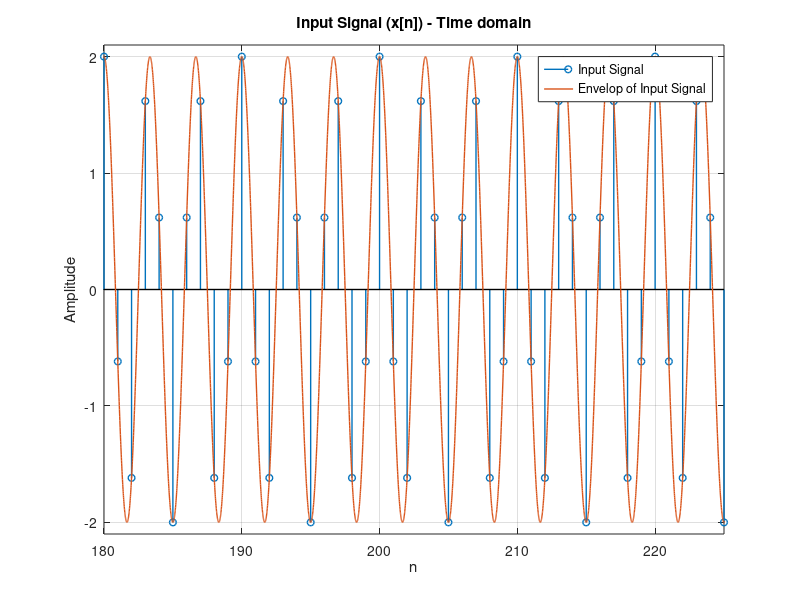
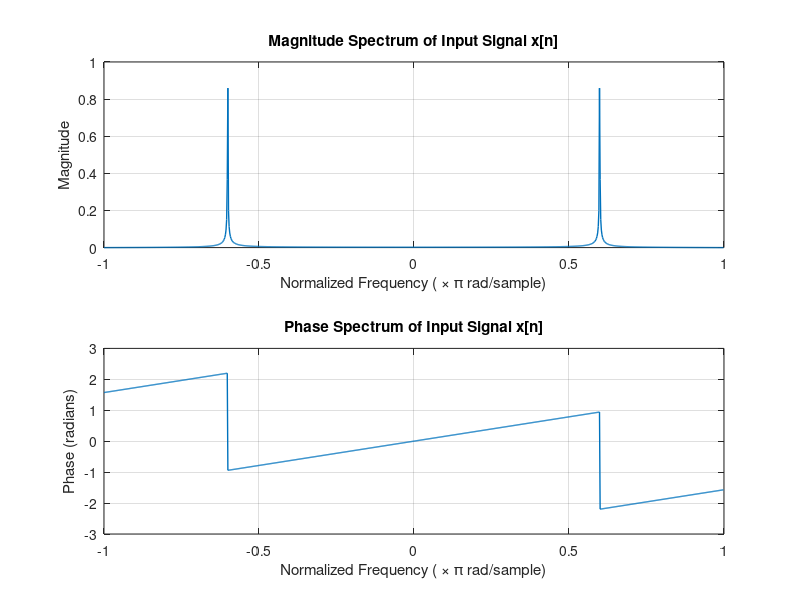
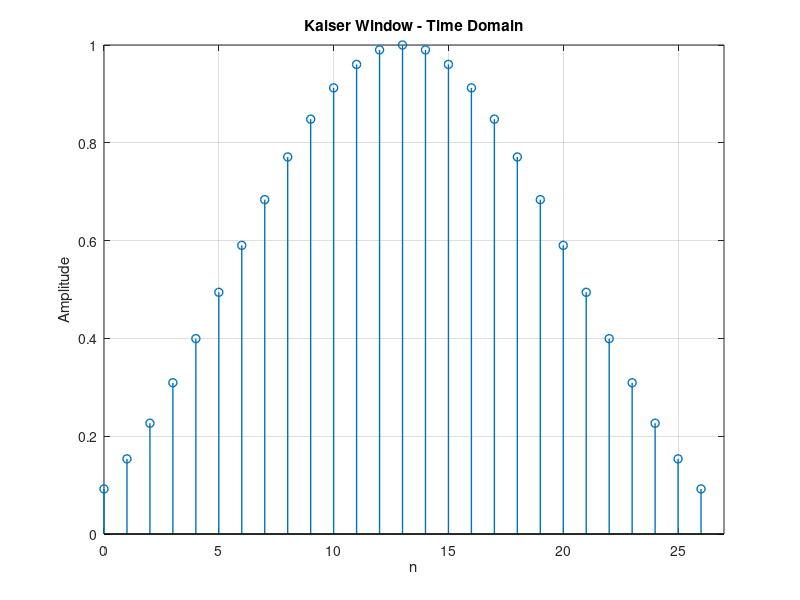
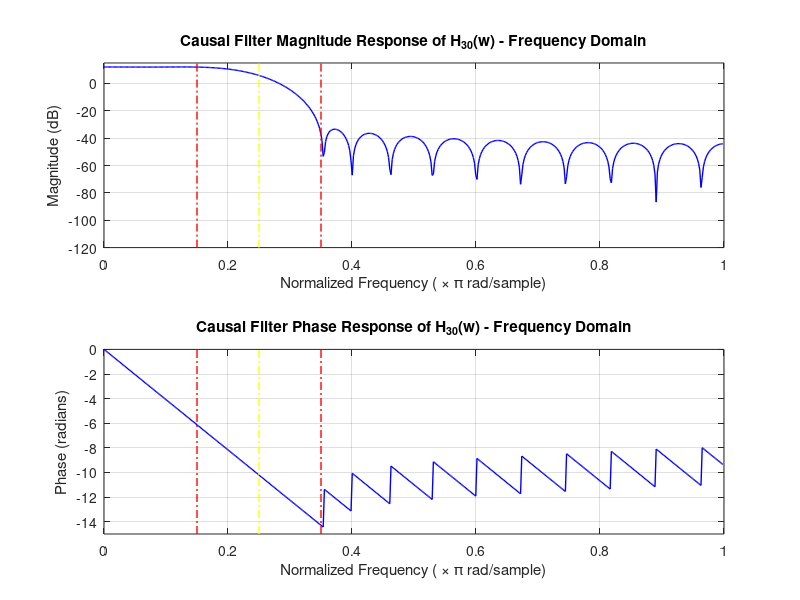

Write MATLAB code to recreate these figures, in order. (Note: this script raises an error after producing the figures.)
%% EN 4420 Advance Signal Processing - M-Fold Interpolator 2021
% Author : K.G. Abeywardena
% Index  : 160005C
% Date   : 26/02/2021
% Email  : kalanag@uom.lk
%% Initial Paramters
clc;
clear all;
close all;
set(groot,'defaultAxesXGrid','on')
set(groot,'defaultAxesYGrid','on')
set(0, 'DefaultLineLineWidth', 1.0);

OsI = 2*pi*100;                         % rad/s
TsI = 2*pi/OsI;                         % s
Omega0 = 2*pi*30;                       % rad/s

N = 1001;                               % samples
M = 4;                                  % upsample factor

% after upsampled parameters
Ts = TsI/M;
Os = OsI*M; 
%% Input Signal
close all;
n = 0:N-1;                              % discrete time vector
t = 0:TsI:N-1;
xn = 2*cos(Omega0*TsI*n);
xt = 2*cos(Omega0*TsI*t);

figure
stem(n, xn, 'MarkerSize',5, 'LineWidth', 1.0); axis tight;
xlabel('n'); ylabel('Amplitude');

hold on;
plot(t,xt); axis tight;
axis([180 225 -2.1 2.1]);
legend('Input Signal','Envelop of Input Signal');

title('Input Signal (x[n]) - Time domain');

Xw = fftshift(fft(xn)/N);
fxn = [-N/2:N/2-1]*(2/N);

figure
subplot(2,1,1)
plot(fxn, abs(Xw)); axis tight;
xlabel('Normalized Frequency ( \times \pi rad/sample)'); ylabel('Magnitude');
axis([-1 1 0 1]);
title(strcat(['Magnitude Spectrum of Input Signal x[n]']));

subplot(2,1,2)
plot(fxn, unwrap(angle(Xw)));
xlabel('Normalized Frequency ( \times \pi rad/sample)'); ylabel('Phase (radians)');
title(strcat(['Phase Spectrum of Input Signal x[n]']));

%% FIR Filter Design
clc;
close all;

% Question 01 - Derived Specifications

PassGain = M; StopGain = 0;
CutOff = (pi/M)/Ts;                     % rad/s
BT = 0.2*pi/Ts;                         % rad/s
PassEdge = CutOff - BT/2;               % rad/s
StopEdge = CutOff + BT/2;               % rad/s
Norm = 2*pi;
Ap = 0.1;                               % Passband Ripple (dB)
Aa30 = 30;                              % Stopband attenuation 1 (dB)
Aa60 = 60;                              % Stopband attenuation 2 (dB)

cutoffs = [PassEdge/Norm StopEdge/Norm];    % Edge freqs (Hz)
gains = [1 StopGain];                       % Passband and Stopband gain

% Question 02 - Designing Even-Order Linear Anti-Imaging Filters
% Question 03 - Visualization of the filters

% H_30(z)
deltaP = (10^(0.05*Ap)-1)/(10^(0.05*Ap)+1);
deltaA = 10^(-0.05*Aa30);
dev30 = [deltaP deltaA];                    % Ripple (%)

[o30, w30, beta30, typ30] = kaiserord(cutoffs, gains, dev30, Os/Norm);
o30 = o30 + rem(o30, 2);

K30 = kaiser(o30 + 1, beta30);

figure
stem(0:o30,K30)
xlabel('n'); ylabel('Amplitude');
xlim([0 o30+1]);
title('Kaiser Window - Time Domain');

hnb30 = PassGain*fir1(o30, w30, typ30, K30, 'noscale'); % adjusting the gain 
[H30, W30] = freqz(hnb30,1);

% Visulaizing the Magnitude and Phase responses of the filter H_30(w)
figure;

subplot(2,1,1);
Om = W30/pi;
logH30 = 20*log10(abs(H30));                % Magnitude of Filter in dB
plot(Om,logH30, '-b'); hold on;
axis([0 1 -120 15]);

vertLine = get(gca, 'YLim');
line( [PassEdge*(Ts/pi) PassEdge*(Ts/pi)], vertLine, 'Color','red','LineStyle','-.'); hold on;
line( [StopEdge*(Ts/pi) StopEdge*(Ts/pi)], vertLine, 'Color','red','LineStyle','-.'); hold on;
line( [CutOff*(Ts/pi) CutOff*(Ts/pi)], vertLine, 'Color','yellow','LineStyle','-.')

xlabel('Normalized Frequency ( \times \pi rad/sample)');
ylabel('Magnitude (dB)'); 
title(strcat(('Causal Filter Magnitude Response of H_{30}(w) - Frequency Domain')));

subplot(2,1,2);

PhaseH30 = unwrap(angle(H30));                % Phase of Filter
plot(Om,PhaseH30, '-b'); hold on;
axis([0 1 -15 0]);

vertLine = get(gca, 'YLim');
line( [PassEdge*(Ts/pi) PassEdge*(Ts/pi)], vertLine, 'Color','red','LineStyle','-.'); hold on;
line( [StopEdge*(Ts/pi) StopEdge*(Ts/pi)], vertLine, 'Color','red','LineStyle','-.'); hold on;
line( [CutOff*(Ts/pi) CutOff*(Ts/pi)], vertLine, 'Color','yellow','LineStyle','-.')

xlabel('Normalized Frequency ( \times \pi rad/sample)');
ylabel('Phase (radians)'); 
title(strcat(('Causal Filter Phase Response of H_{30}(w) - Frequency Domain')));

figure;
SF = 1; EF = round(CutOff);
w_pass = Om(SF:EF);
h_pass = logH30(SF:EF);
plot(w_pass,h_pass, '-k'); hold on;
plot(w_pass, ones(length(w_pass)) * (20*log10(M) + Ap/2),'-.b'); hold on;
plot(w_pass, ones(length(w_pass)) * (20*log10(M) - Ap/2),'-.b'); hold on;
plot(w_pass, ones(length(w_pass)) * 20*log10(M),'-.r');
axis([0,EF*(Ts/pi),20*log10(M)-0.1,20*log10(M)+0.1]);
xlabel('Normalized Frequency ( \times \pi rad/ssample)');
ylabel('Magnitude (dB)'); 
title('H_{30}(w) Passband - Frequency Domain')

fvtool(hnb30);

% H_60(z)

deltaP = (10^(0.05*Ap)-1)/(10^(0.05*Ap)+1);
deltaA = 10^(-0.05*Aa60);
dev60 = [deltaP deltaA];                    % Ripple (%)

[o60, w60, beta60, typ60] = kaiserord(cutoffs, gains, dev60, Os/Norm);
o60 = o60 + rem(o60, 2);

K60 = kaiser(o60 + 1, beta60);

figure
stem(0:o60,K60)
xlabel('n'); ylabel('Amplitude');
xlim([0 o60+1]);
title('Kaiser Window - Time Domain');

hnb60 = PassGain*fir1(o60, w60, typ60, K60, 'noscale');
[H60, W60] = freqz(hnb60,1);

% Visulaizing the Magnitude and Phase responses of the filter H_30(w)
figure;

subplot(2,1,1);
Om = W60/pi;
logH60 = 20*log10(abs(H60));                % Magnitude of Filter in dB
plot(Om,logH60, '-b'); hold on;
axis([0 1 -120 16]);

vertLine = get(gca, 'YLim');
line( [PassEdge*(Ts/pi) PassEdge*(Ts/pi)], vertLine, 'Color','red','LineStyle','-.'); hold on;
line( [StopEdge*(Ts/pi) StopEdge*(Ts/pi)], vertLine, 'Color','red','LineStyle','-.'); hold on;
line( [CutOff*(Ts/pi) CutOff*(Ts/pi)], vertLine, 'Color','yellow','LineStyle','-.')

xlabel('Normalized Frequency ( \times \pi rad/sample)');
ylabel('Magnitude (dB)'); 
title(strcat(('Causal Filter Magnitude Response of H_{60}(w) - Frequency Domain')));

subplot(2,1,2);

PhaseH30 = unwrap(angle(H60));                % Phase of Filter
plot(Om,PhaseH30, '-b'); hold on;
axis([0 1 -25 0]);

vertLine = get(gca, 'YLim');
line( [PassEdge*(Ts/pi) PassEdge*(Ts/pi)], vertLine, 'Color','red','LineStyle','-.'); hold on;
line( [StopEdge*(Ts/pi) StopEdge*(Ts/pi)], vertLine, 'Color','red','LineStyle','-.'); hold on;
line( [CutOff*(Ts/pi) CutOff*(Ts/pi)], vertLine, 'Color','yellow','LineStyle','-.')


xlabel('Normalized Frequency ( \times \pi rad/sample)');
ylabel('Phase (rad)'); 
title(strcat(('Causal Filter Phase Response of H_{60}(w) - Frequency Domain')));

figure;
SF = 1; EF = round(CutOff);
w_pass = Om(SF:EF);
h_pass = logH60(SF:EF);
plot(w_pass,h_pass, '-k'); hold on;
plot(w_pass, ones(length(w_pass)) * (20*log10(M) + Ap/2),'-.b'); hold on;
plot(w_pass, ones(length(w_pass)) * (20*log10(M) - Ap/2),'-.b'); hold on;
plot(w_pass, ones(length(w_pass)) * 20*log10(M),'-.r');
axis([0,EF*(Ts/pi),20*log10(M)-0.1,20*log10(M)+0.1]);
xlabel('Normalized Frequency ( \times \pi rad/sample)');
ylabel('Magnitude (dB)'); 
title('H_{60}(w) Passband - Frequency Domain')

fvtool(hnb60);
%% Computation of Interpolated Signals 
clc;
close all;

InterL = 4*N;                   % NOT SURE Currently its at 4004
un = upsample(xn, M);
un = un(1:InterL);
n = 0:InterL-1;

% H_30 Efficient Implementation

% Polyphase filters (type-I)
h30 = hnb30(1:M:end);           % 0 - Polyphase
h31 = hnb30(2:M:end);           % 1 - Polyphase
h32 = hnb30(3:M:end);           % 2 - Polyphase
h33 = hnb30(4:M:end);           % 3 - Polyphase 

fvtool(h30,1); 
fvtool(h31,1); 
fvtool(h32,1); 
fvtool(h33,1); 

% Filtered Polyphase components
f30 = filter(h30, 1, xn);           % Filtered input with 0 - Polyphase
f31 = filter(h31, 1, xn);           % Filtered input with 1 - Polyphase
f32 = filter(h32, 1, xn);           % Filtered input with 2 - Polyphase
f33 = filter(h33, 1, xn);           % Filtered input with 3 - Polyphase

% Upsampled sub-bands
y30 = upsample(f30, M);             % Upsampled output (samples 4004 with 3 0s added at the end)
y31 = upsample(f31, M);
y32 = upsample(f32, M);
y33 = upsample(f33, M);

% Delayed sub-bands
y30 = [zeros(1,0) y30];
y31 = [zeros(1,1) y31];
y32 = [zeros(1,2) y32];
y33 = [zeros(1,3) y33];

% Final Output from the efficient structure
y30n = zeros(1, InterL);

y30n = y30n + y30(1:InterL);
y30n = y30n + y31(1:InterL);
y30n = y30n + y32(1:InterL);
y30n = y30n + y33(1:InterL);

y30ref = filter(hnb30, 1, un);

figure
subplot(2,1,1)
stem(n, y30n, 'k.'); axis tight;
xlabel('n'); ylabel('Amplitude');
axis([0 100 -4.1 4.1]);
title('y_{30}[n] using Efficient Implementation');

subplot(2,1,2)
stem(n, y30ref, 'k.'); axis tight;
xlabel('n'); ylabel('Amplitude');
axis([0 100 -4.1 4.1]);
title('y_{30}[n] using Original Implementation');

% H_60 Efficient Implementation

% Polyphase filters (type-I)
h60 = hnb60(1:M:end);           % 0 - Polyphase
h61 = hnb60(2:M:end);           % 1 - Polyphase
h62 = hnb60(3:M:end);           % 2 - Polyphase
h63 = hnb60(4:M:end);           % 3 - Polyphase 

fvtool(h60,1); 
fvtool(h61,1); 
fvtool(h62,1); 
fvtool(h63,1); 

% Filtered Polyphase components
f60 = filter(h60, 1, xn);           % Filtered input with 0 - Polyphase
f61 = filter(h61, 1, xn);           % Filtered input with 1 - Polyphase
f62 = filter(h62, 1, xn);           % Filtered input with 2 - Polyphase
f63 = filter(h63, 1, xn);           % Filtered input with 3 - Polyphase

% Upsampled sub-bands
y60 = upsample(f60, M);             % Upsampled output (samples 4004 with 3 0s added at the end)
y61 = upsample(f61, M);
y62 = upsample(f62, M);
y63 = upsample(f63, M);

% Delayed sub-bands
y60 = [zeros(1,0) y60];
y61 = [zeros(1,1) y61];
y62 = [zeros(1,2) y62];
y63 = [zeros(1,3) y63];

% Final Output from the efficient structure
y60n = zeros(1, InterL);

y60n = y60n + y60(1:InterL);
y60n = y60n + y61(1:InterL);
y60n = y60n + y62(1:InterL);
y60n = y60n + y63(1:InterL);

y60ref = filter(hnb60, 1, un);

figure
subplot(2,1,1)
stem(n, y60n, 'k.'); axis tight;
xlabel('n'); ylabel('Amplitude');
axis([0 100 -4.1 4.1]);
title('y_{60}[n] using Efficient Implementation');

subplot(2,1,2)
stem(n, y60ref, 'k.'); axis tight;
xlabel('n'); ylabel('Amplitude');
axis([0 100 -4.1 4.1]);
title('y_{60}[n] using Original Implementation');
%% Question 5 - Visualizing the Spectra
clc;
close all;

ff = [-N/2:N/2-1]*(2/N);
fff = [-InterL/2:InterL/2-1]*(2/InterL);

Uw = fftshift(fft(un)/InterL);
Y3w = fftshift(fft(y30ref)/InterL);
Y6w = fftshift(fft(y60n)/InterL);

% Visualizing the magnitude spectra of x[n] and u[n]
figure;
subplot(2,1,1);
plot(ff, abs(Xw)); axis tight;
xlabel('Normalized Frequency ( \times \pi rads/sample)'); ylabel('Magnitude');
axis([-1 1 0 1]);
title(strcat(['Magnitude spectra of x[n]']));

subplot(2,1,2);
plot(fff, abs(Uw)); axis tight;
axis([-1 1 0 1]);
xlabel('Normalized Frequency ( \times \pi rads/sample)'); ylabel('Magnitude');
title(strcat(['Magnitude spectra of u[n]']));

% Visualizing the y_30[n] - magnitude and phase spectra
figure
subplot(2,1,1)
plot(fff, abs(Y3w)); axis tight;
axis([-1 1 0 1.1]);
xlabel('Normalized Frequency ( x \pi rads/sample)'); ylabel('Magnitude');
title(strcat(['Magnitude spectra of y_{30}[n]']));

subplot(2,1,2)
plot(fff, unwrap(angle(Y3w))); axis tight;
xlabel('Normalized Frequency ( x \pi rad/sample)'); ylabel('Phase (radians)');
title(strcat(['Phase spectra of y_{30}[n]']));

% Visualizing the y_60[n] - magnitude and phase spectra
figure
subplot(2,1,1)
plot(fff, abs(Y6w)); axis tight;
axis([-1 1 0 1.1]);
xlabel('Normalized Frequency ( \times \pi rads/sample)'); ylabel('Magnitude');
title(strcat(['Magnitude spectra of y_{60}[n]']));

subplot(2,1,2)
plot(fff, unwrap(angle(Y6w))); axis tight;
xlabel('Normalized Frequency ( \times \pi rad/sample)'); ylabel('Phase (radians)');
title(strcat(['Phase spectra of y_{60}[n]']));
%%
clc;
close all;

n = 0:1:InterL;
t = 0:Ts:InterL;

xun = 2*cos(Omega0*Ts*n);
xut = 2*cos(Omega0*Ts*t);

figure
stem(n, xun, 'LineWidth',1, 'MarkerSize',5); axis tight; hold on;
plot(t, xut);
xlabel('n'); ylabel('Amplitude');
axis([180 225 -2.1 2.1]);
legend('x_u[n]', 'Envelop of x_u[n]');
title('Reference Signal x_u[n]');

grpD3 = mean(grpdelay(hnb30));
grpD6 = mean(grpdelay(hnb60));

% Comparison of x_u[n] and y_30[n]
xun30 = xun(1:end-grpD3);                       % Removing the group delay
y3D = y30n;
y3D(1:grpD3) = [];
n3 = n(1:end-grpD3);

figure;
stem(n3(1:100), y3D(1:100), 'k'); hold on;
stem(n3(1:100), xun30(1:100), 'r.');
xlabel('n'); ylabel('Amplitude');
legend('y_{30}[n]','x_u[n]');
title(sprintf('Reference Signal and y_{30}[n] after Group Delay = %d samples removed',grpD3));

% Comparison of x_u[n] and y_60[n]
xun60 = xun(1:end-grpD6);                       % Removing the group delay
y6D = y60n;
y6D(1:grpD6) = [];
n6 = n(1:end-grpD6);

figure;
stem(n6(1:100), y6D(1:100), 'k'); hold on;
stem(n6(1:100), xun60(1:100), 'r.');
xlabel('n'); ylabel('Amplitude');
legend('y_{60}[n]','x_u[n]');
title(sprintf('Reference Signal and y_{60}[n] after Group Delay = %d samples removed',grpD6));

% RMSE comparison

% for y_30[n]
comp_xun30 = xun30(1000:3000);
comp_y30n = y3D(1000:3000);
RMSE30 = sqrt(mean((comp_xun30 - comp_y30n).^2));
fprintf('RMSE comparing x_u[n] and y_{30}[n] after adjusting group delay = %f\n', RMSE30);

% for y_60[n]
comp_xun60 = xun60(1000:3000);
comp_y60n = y6D(1000:3000);
RMSE60 = sqrt(mean((comp_xun60 - comp_y60n).^2));
fprintf('RMSE comparing x_u[n] and y_{60}[n] after adjusting group delay = %f', RMSE60);